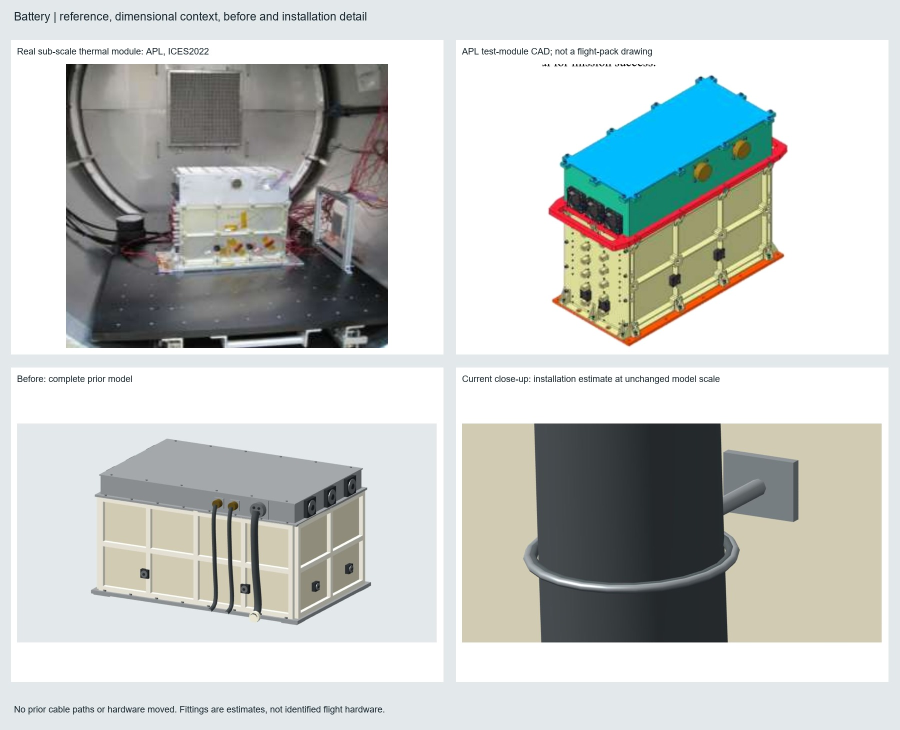
#> input picture research/avionics-installation-2026-10-25/battery-real-context-model.jpg, 1800 x 1460 px, given in place of nasa-apl-psu-iem-testing.jpg, which was not available (shown at 1/2 size)
$ python comparison.py
#> lines starting #> are read from the running program, lines starting #| are printed output that depends on the picture; pictures that were not available may be replaced by others from this repository, and a replacement may not be noted
from pathlib import Path
import json
from PIL import Image, ImageOps, ImageDraw, ImageFont

HERE = Path(__file__).resolve().parent
ROOT = HERE.parent.parent
FONT = ImageFont.truetype("C:/Windows/Fonts/arial.ttf", 23)
SMALL = ImageFont.truetype("C:/Windows/Fonts/arial.ttf", 18)
REFERENCES = {
    "iem": ("IEM", "research/iem-2026-10-13/nasa-apl-psu-iem-testing.jpg",
            "Real testing: NASA/JHUAPL/Ed Whitman",
            "research/sources/tfaws2023-thermal-controller/tfaws23-at-14-slide03.jpg",
            "NASA/APL CAD arrangement only; not cable routing"),
    "power-units": ("PSUs", "research/power-units-2026-10-13/psu-detail-crop.jpg",
                    "Real testing crop: NASA/JHUAPL/Ed Whitman",
                    "research/sources/tfaws2023-thermal-controller/tfaws23-at-14-slide03.jpg",
                    "NASA/APL CAD arrangement only; PSU2 location estimated"),
    "frontier-radio": ("Frontier radio", "research/frontier-radio-2026-10-13/nasa-apl-frontier-radio.jpg",
                       "Real Frontier hardware: Johns Hopkins APL",
                       "research/sources/patent-us8417859-jhu-sdr/us8417859-p02.jpg",
                       "JHU patent: architecture only, not flight installation"),
    "nose-electronics": ("Navigation", "research/sources/honeywell-mimu-2026/honeywell-mimu-product.png",
                         "Honeywell MIMU family hardware; not exact Dragonfly variant",
                         "research/sources/honeywell-mimu-2026/honeywell-mimu-2.png",
                         "Honeywell family CAD/dimensions; not hidden flight internals"),
    "battery": ("Battery", "research/battery-2026-10-15/ices2022-fig11-test-module-photo.jpg",
                "Real sub-scale thermal module: APL, ICES2022",
                "research/battery-2026-10-15/ices2022-fig2-module-crop.jpg",
                "APL test-module CAD; not a flight-pack drawing"),
}


def panel(sheet, x, y, title, path, screenshot=False, size=(864, 628)):
    draw = ImageDraw.Draw(sheet)
    draw.rectangle((x, y, x + size[0], y + size[1]), fill="white")
    draw.text((x + 12, y + 12), title, font=SMALL, fill="#17262f")
    picture = Image.open(path).convert("RGB")
    if screenshot:
        picture = picture.crop((0, 58, picture.width - 14, picture.height))
    picture = ImageOps.contain(picture, (size[0] - 24, size[1] - 60), Image.Resampling.LANCZOS)
    sheet.paste(picture, (x + (size[0] - picture.width) // 2,
                         y + 48 + (size[1] - 60 - picture.height) // 2))


for key, (name, photo, credit, context, context_label) in REFERENCES.items():
    sheet = Image.new("RGB", (1800, 1460), "#e3e8eb")
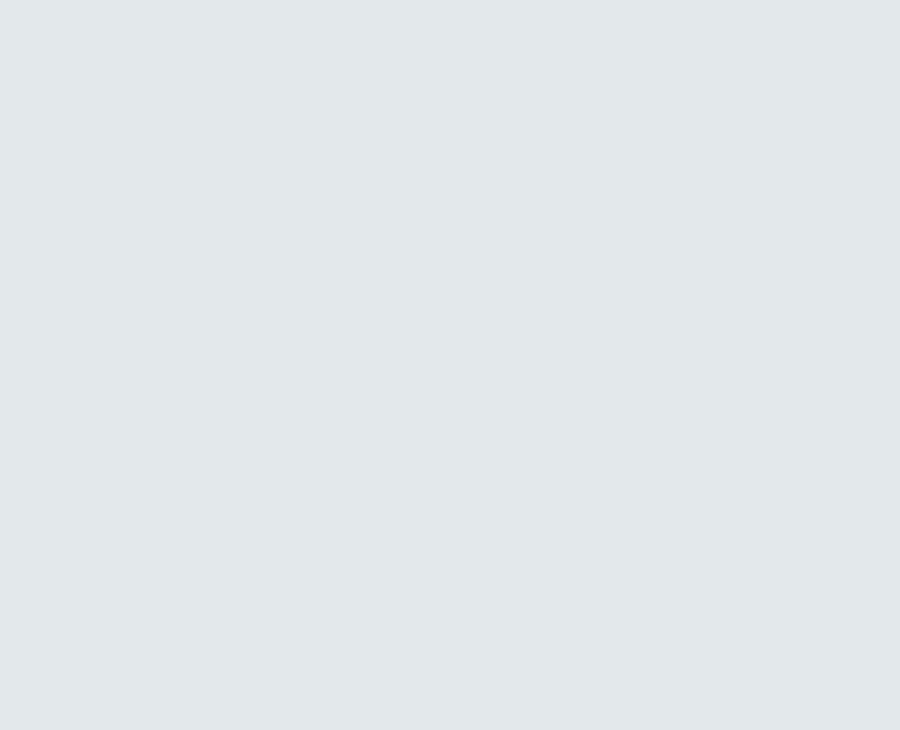
#> sheet: PIL image 1800x1460 RGB (shown at 1/2 size); mean R, G, B 227, 232, 235
    draw = ImageDraw.Draw(sheet)
    draw.text((28, 20), name + " | reference, dimensional context, before and installation detail",
              font=FONT, fill="#17262f")
    panel(sheet, 22, 80, credit, ROOT / photo)
#> in panel, picture is the input picture: PIL image 1800x1460 RGB; mean R, G, B 195.6, 199.7, 197.5
#> in panel, `sheet.paste(picture, (x + (size[0] - picture.width) // 2, y + 48 + (si..`:
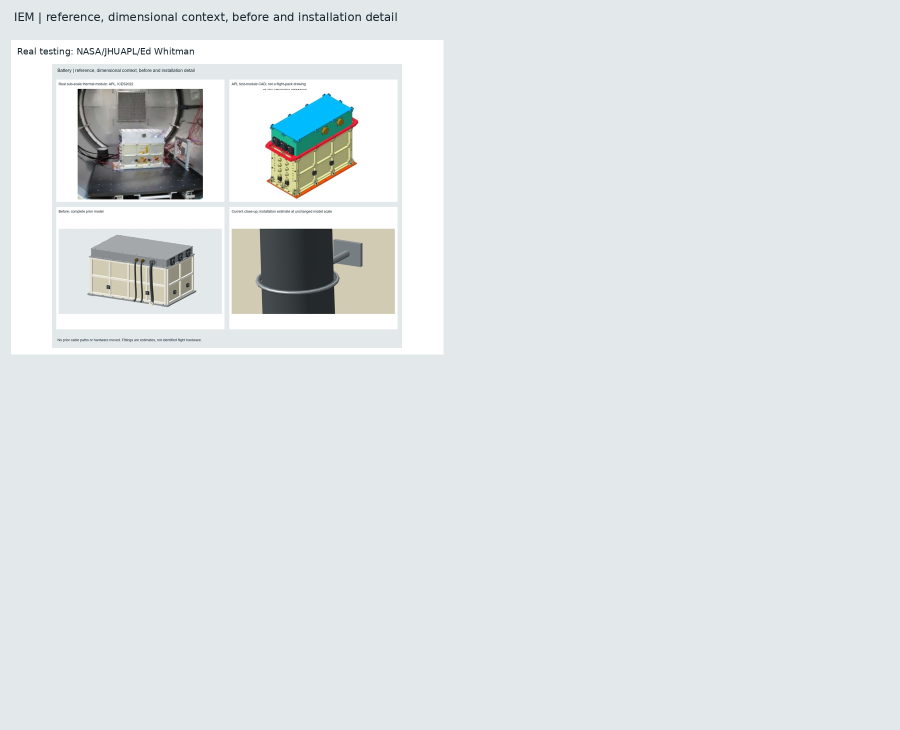
#> sheet: PIL image 1800x1460 RGB (shown at 1/2 size); mean R, G, B 223.4, 228, 230.1
    panel(sheet, 912, 80, context_label, ROOT / context)
#> call 2 of panel, with x = 912, y = 80, screenshot = False, size = (864, 628)
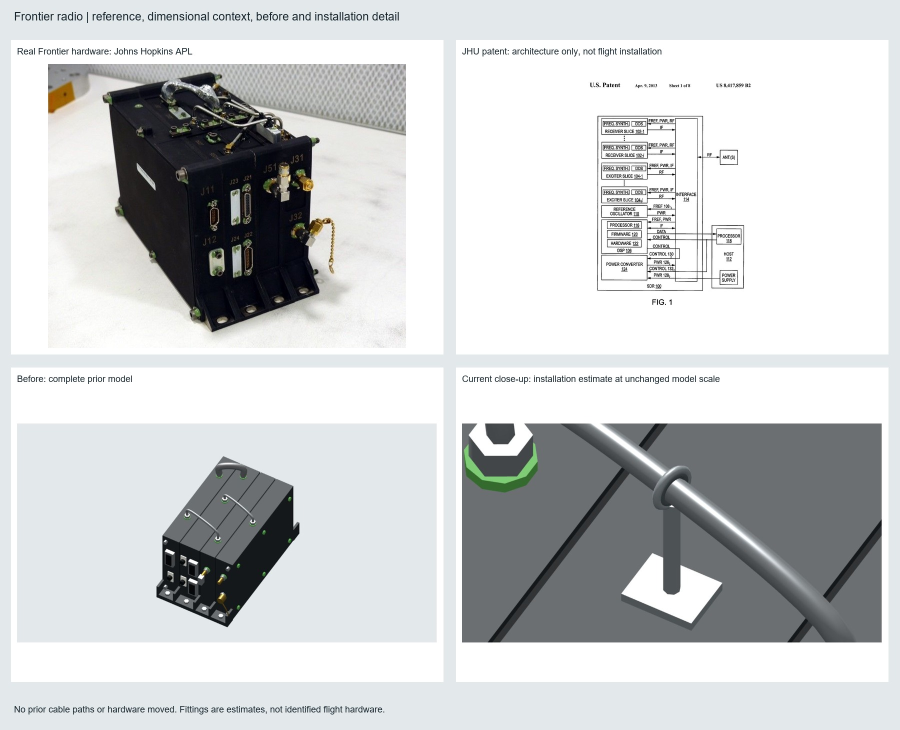
#> input picture research/avionics-installation-2026-10-25/frontier-radio-real-context-model.jpg, 1800 x 1460 px, given in place of tfaws23-at-14-slide03.jpg, which was not available (shown at 1/2 size)
#> in panel, picture is the input picture: PIL image 1800x1460 RGB; mean R, G, B 203.7, 205.9, 206.8
#> in panel (call 2), `sheet.paste(picture, (x + (size[0] - picture.width) // 2, y + 48 + (si..`:
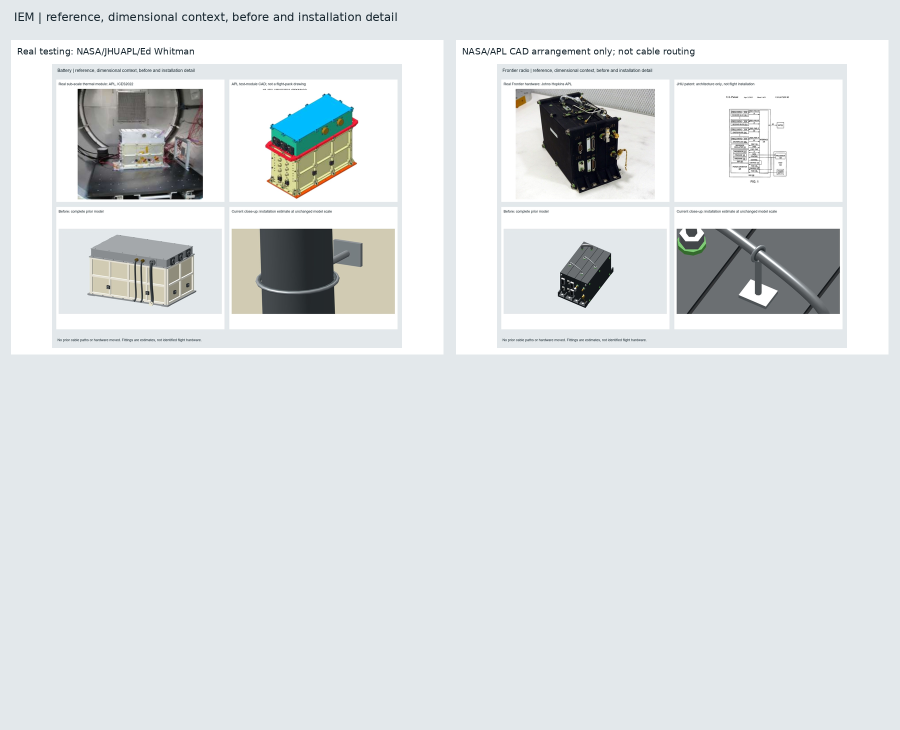
#> sheet: PIL image 1800x1460 RGB (shown at 1/2 size); mean R, G, B 221.2, 225.2, 226.7
    panel(sheet, 22, 735, "Before: complete prior model", ROOT / "archive/avionics-installation-2026-10-25" / ("before-" + key + ".png"), True)
#> call 3 of panel, with x = 22, y = 735, title = 'Before: complete prior model', screenshot = True, size = (864, 628)
#> in panel (call 3), `picture = picture.crop((0, 58, picture.width - 14, picture.height))`:
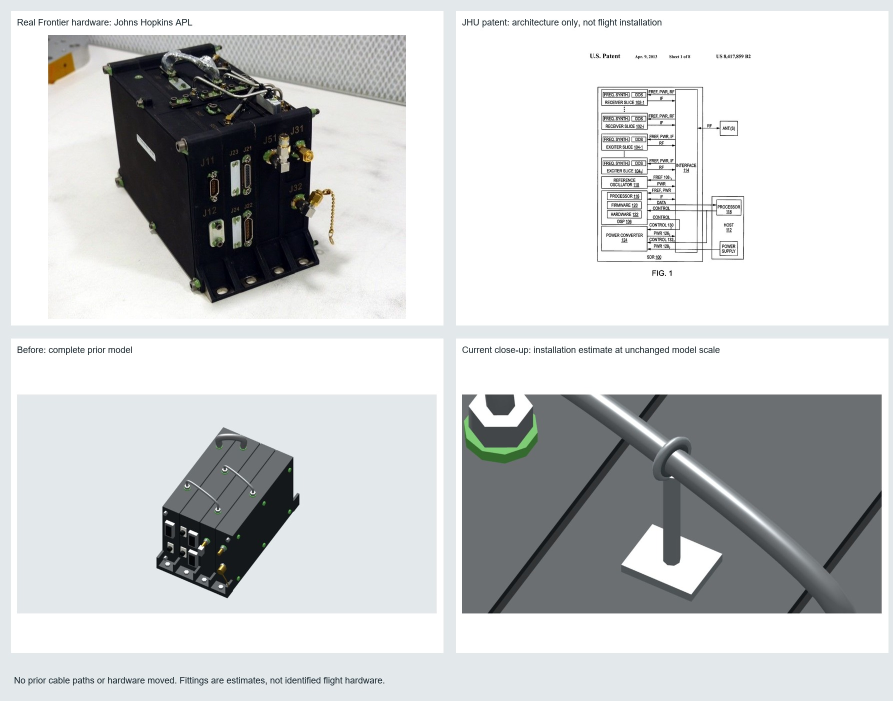
#> picture: PIL image 1786x1402 RGB (shown at 1/2 size); mean R, G, B 202.9, 204.9, 205.7
#> in panel (call 3), `picture = ImageOps.contain(picture, (size[0] - 24, size[1] - 60), Imag..`:
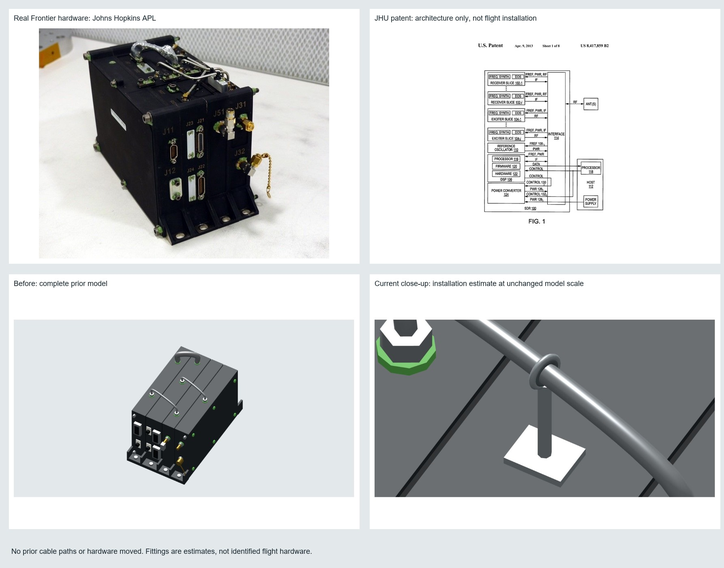
#> picture: PIL image 724x568 RGB; mean R, G, B 202.8, 204.8, 205.6
#> in panel (call 3), `sheet.paste(picture, (x + (size[0] - picture.width) // 2, y + 48 + (si..`:
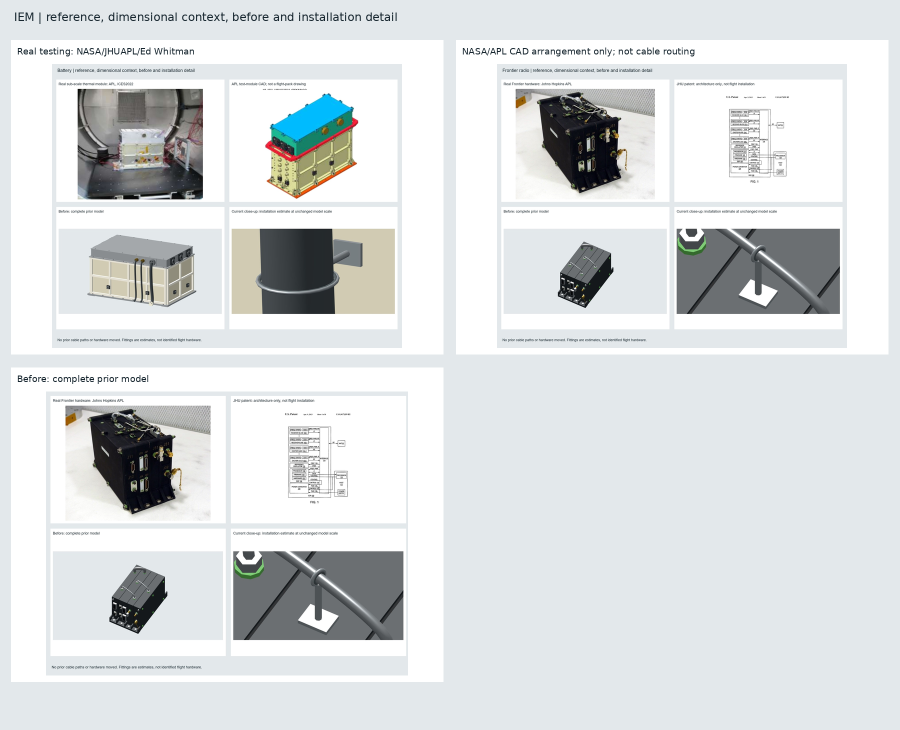
#> sheet: PIL image 1800x1460 RGB (shown at 1/2 size); mean R, G, B 218.8, 222, 223.1
    panel(sheet, 912, 735, "Current close-up: installation estimate at unchanged model scale", HERE / ("detail-" + key + ".png"), True)
#> (the run stopped early here; a loop or call above may not have finished)
